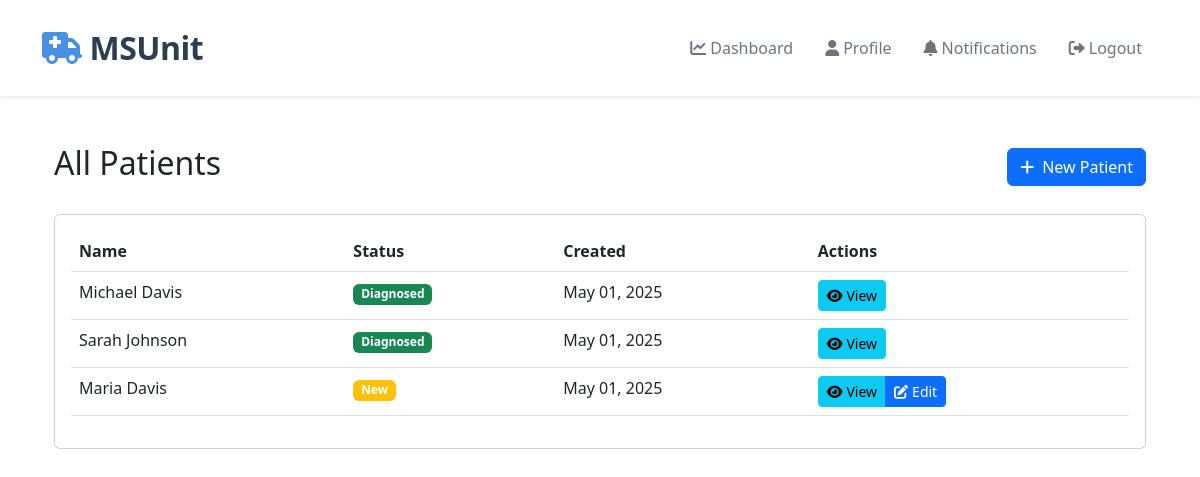
Before: /technician/patients/ (signed in) with the older database file.
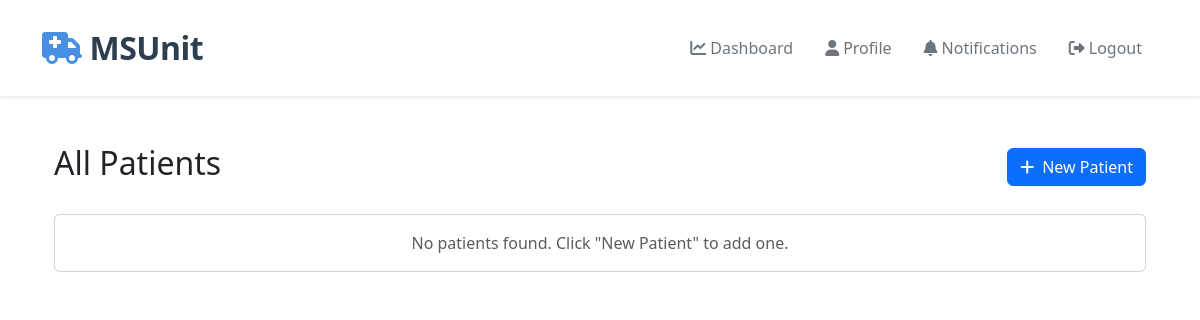
After: the same page with the newer database file.
### technician/models.py (models this page shows, shortened)
class Patient(models.Model):
    STATUS_CHOICES = [
        ('NEW', 'New'),
        ('SUBMITTED', 'Submitted for Review'),
        ('REVIEWED', 'Under Review'),
        ('DIAGNOSED', 'Diagnosed'),
        ('DISCHARGED', 'Discharged'),
    ]
    GENDER_CHOICES = [
        ('M', 'Male'),
        ('F', 'Female'),
        ('O', 'Other'),
    ]
    first_name = models.CharField(max_length=100)
    last_name = models.CharField(max_length=100)
    date_of_birth = models.DateField()
    gender = models.CharField(max_length=1, choices=GENDER_CHOICES)
    contact_number = models.CharField(max_length=15, blank=True)
    address = models.TextField(blank=True)
    emergency_contact_name = models.CharField(max_length=100, blank=True)
    emergency_contact_number = models.CharField(max_length=15, blank=True)
    medical_history = models.TextField(blank=True)
    current_medications = models.TextField(blank=True)
    allergies = models.TextField(blank=True)
    blood_pressure_systolic = models.IntegerField(validators=[MinValueValidator(0), MaxValueValidator(300)])
    blood_pressure_diastolic = models.IntegerField(validators=[MinValueValidator(0), MaxValueValidator(200)])
    heart_rate = models.IntegerField(validators=[MinValueValidator(0), MaxValueValidator(300)])
    respiratory_rate = models.IntegerField(validators=[MinValueValidator(0), MaxValueValidator(100)])
    temperature = models.DecimalField(max_digits=4, decimal_places=1)
    oxygen_saturation = models.IntegerField(validators=[MinValueValidator(0), MaxValueValidator(100)])
    glasgow_coma_scale = models.IntegerField(validators=[MinValueValidator(3), MaxValueValidator(15)])
    chief_complaint = models.TextField()
    notes = models.TextField(blank=True)
    nihss = models.TextField(blank=True, help_text="National Institutes of Health Stroke Scale score and details")
    status = models.CharField(max_length=20, choices=STATUS_CHOICES, default='NEW')
    technician = models.ForeignKey(User, on_delete=models.CASCADE, related_name='patients')
    created_at = models.DateTimeField(auto_now_add=True)
    updated_at = models.DateTimeField(auto_now=True)
    class Meta:
        ordering = ['-created_at']

### technician/views.py (the view)
# urls.py: path('patients/', views.patient_list, name='patient_list'),
@login_required
@user_passes_test(is_technician)
def patient_list(request):
    patients = Patient.objects.filter(technician=request.user).order_by('-created_at')
    paginator = Paginator(patients, 10)
    page_number = request.GET.get('page')
    page_obj = paginator.get_page(page_number)
    return render(request, 'technician/patient_list.html', {'page_obj': page_obj})

### technician/templates/technician/patient_list.html (shortened to what this page needs)
{% extends 'base.html' %}
{% load static %}
{% block content %}
<div class="container py-4">
    <div class="row mb-4">
        <div class="col-md-12">
            <div class="d-flex justify-content-between align-items-center">
                <h2>
                    {% if status %}
                        {{ status|title }} Cases
                    {% else %}
                        All Patients
                    {% endif %}
                </h2>
                <a href="{% url 'technician:patient_create' %}" class="btn btn-primary">
                    <i class="fas fa-plus me-2"></i>New Patient
                </a>
            </div>
        </div>
    </div>
    <div class="card">
        <div class="card-body">
            {% if page_obj %}
            <div class="table-responsive">
                <table class="table table-hover">
                    <thead>
                        <tr>
                            <th>Name</th>
                            <th>Status</th>
                            <th>Created</th>
                            <th>Actions</th>
                        </tr>
                    </thead>
                    <tbody>
                        {% for patient in page_obj %}
                        <tr>
                            <td>{{ patient.first_name }} {{ patient.last_name }}</td>
                            <td>
                                <span class="badge {% if patient.status == 'NEW' %}bg-warning
                                    {% elif patient.status == 'SUBMITTED' %}bg-info
                                    {% elif patient.status == 'DIAGNOSED' %}bg-success
                                    {% else %}bg-secondary{% endif %}">
                                    {{ patient.get_status_display }}
                                </span>
                            </td>
                            <td>{{ patient.created_at|date:"M d, Y" }}</td>
                            <td>
                                <div class="btn-group">
                                    <a href="{% url 'technician:patient_detail' pk=patient.pk %}" class="btn btn-sm btn-info">
                                        <i class="fas fa-eye me-1"></i>View
                                    </a>
                                    {% if patient.status == 'NEW' %}
                                    <a href="{% url 'technician:patient_edit' pk=patient.pk %}" class="btn btn-sm btn-primary">
                                        <i class="fas fa-edit me-1"></i>Edit
                                    </a>
                                    {% endif %}
                                </div>
                            </td>
                        </tr>
                        {% empty %}
                        <tr>
                            <td colspan="4" class="text-center">No patients found.</td>
                        </tr>
                        {% endfor %}
                    </tbody>
                </table>
            </div>
            {% else %}
            <p class="text-muted text-center mb-0">No patients found. Click "New Patient" to add one.</p>
            {% endif %}
        </div>
    </div>
</div>
{% endblock %}

Changed rows visible on the page:
removed Patient: first_name "Michael", last_name "Davis", status "Diagnosed", created_at "May 01, 2025"
removed Patient: first_name "Sarah", last_name "Johnson", status "Diagnosed", created_at "May 01, 2025"
removed Patient: first_name "Maria", last_name "Davis", status "New", created_at "May 01, 2025", shows "Edit"
Other visible differences:
text no longer shown: "Name Status Created Actions"
text now shown: "No patients found. Click \"New Patient\" to add one."
